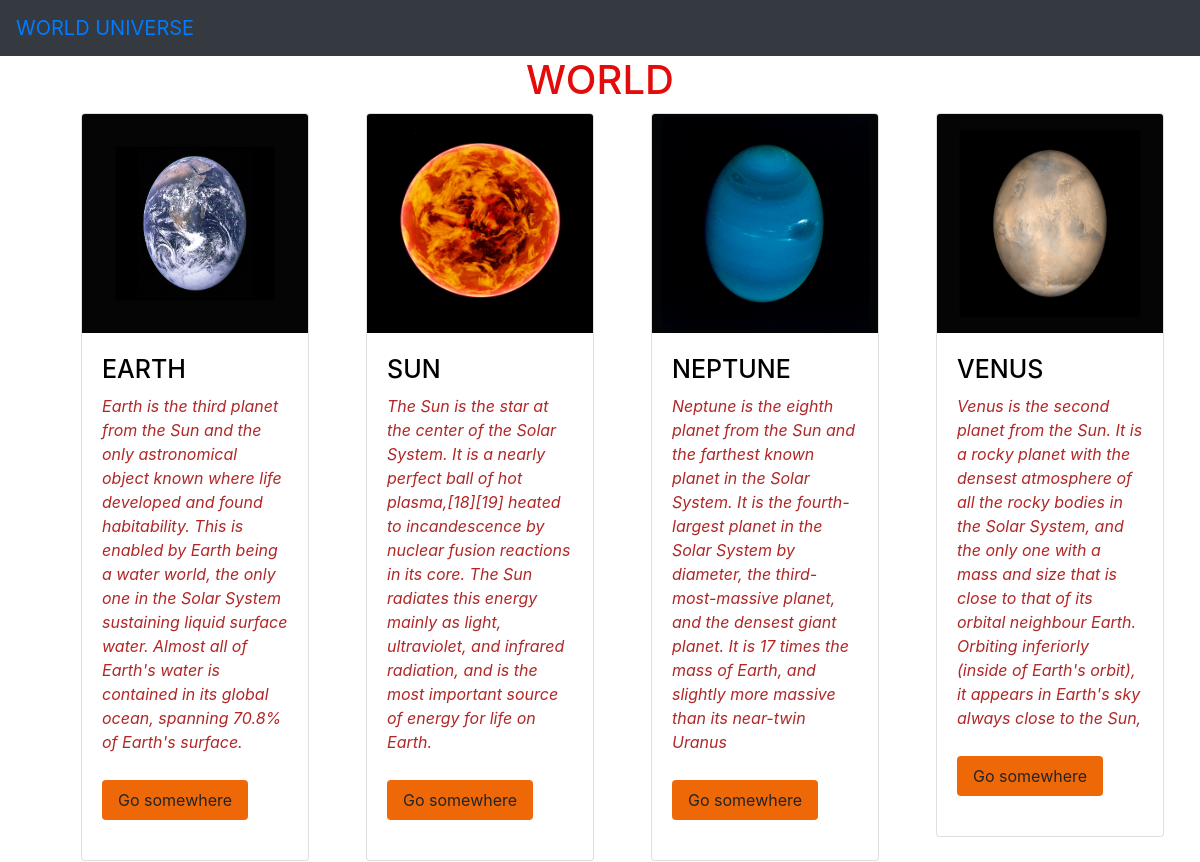
The page / on the database its author committed.
### myworld/models.py (models this page shows, shortened)
class world(models.Model):
    name=models.CharField(max_length=100)
    desc=models.TextField()
    year=models.IntegerField()
    img=models.ImageField(upload_to='gallery')

### myworld/views.py (the view)
# urls.py: path('',views.index,name="index"),
def index(request):
    obj = world.objects.all()
    return render(request, "home.html", {'result': obj})

### templates/home.html
{% extends 'base.html' %}
{% load static %}
{% block body %}
<h1 class="container"  >WORLD</h1>
<link rel="stylesheet" href="{% static 'style1.css' %}">
<div class="container">
    <div class="row">
        {% for i in result %}
        <div class="col-mid-3">
            <div class="card" >
                <img src="{{i.img.url}}"  class="card-img-top" alt=""  height="220">
                <div class="card-body">
                  <h5 class="card-title">{{i.name}}</h5>
                  <p class="card-text">{{i.desc}}</p>
                  <a href="{% url 'myworld:details' i.id %}" class="btn btn-warning">Go somewhere</a>
                </div>
              </div>
        </div>
        {% endfor %}
    </div>
</div>
{% endblock %}

### templates/base.html (shortened to what this page needs)
{% load static %}
<!DOCTYPE html>
<html>
<head>
    <link rel="stylesheet" href="https://cdn.jsdelivr.net/npm/bootstrap@4.6.2/dist/css/bootstrap.min.css">
    <link rel="stylesheet" href="{% static 'style.css' %}">
</head>
<body>
<nav class="navbar navbar-aqua bg-dark">
    <a class="navbar-brand" href="#">
     WORLD UNIVERSE
    </a>
  </nav>
  {% block body %}
  {% endblock %}
</body>
</html>

### static/style.css (style rules this page uses)
body { background-image: url("images/aperture-vintage-Z6EpCdMcoUU-unsplash.jpg"); background-repeat: no-repeat; background-size: cover; color: rgb(240, 245, 239); }
h1 { text-align: center; }

### static/style1.css (style rules this page uses)
body { background-image: url("images/aperture-vintage-Z6EpCdMcoUU-unsplash.jpg"); background-repeat: no-repeat; background-size: cover; }
h1.container { text-align: center; color: #e40b0b; }
.col-mid-3 { flex: 20%; padding: 1px; margin-left: 50px; margin-right: 5px; }
.card-img-top { width: 100%; padding-bottom: 1px; }
.card-body { padding: 20px; padding-bottom: 30px; margin-bottom: 10px; }
.card-title { font-size: 25px; margin-bottom: 10px; color: black; }
.card-text { font-style: italic; color: #b12727; }
.btn { display: inline-block; padding: 8px 16px; margin-top: 10px; border: none; border-radius: 4px; text-decoration: none; cursor: pointer; transition: background-color 0.3s ease; }
.btn-warning { background-color: #ee6808; }

### rows shown on the page
world: img (picture), name "EARTH", desc "Earth is the third planet from the Sun and the only astronomical object known where life developed and found habitability. This is enabled by Earth being a water world, the only one in the Solar System sustaining liquid surface water. Almost all of Earth's water is contained in its global ocean, spanning 70.8% of Earth's surface."
world: img (picture), name "SUN", desc "The Sun is the star at the center of the Solar System. It is a nearly perfect ball of hot plasma,[18][19] heated to incandescence by nuclear fusion reactions in its core. The Sun radiates this energy mainly as light, ultraviolet, and infrared radiation, and is the most important source of energy for life on Earth."
world: img (picture), name "NEPTUNE", desc "Neptune is the eighth planet from the Sun and the farthest known planet in the Solar System. It is the fourth-largest planet in the Solar System by diameter, the third-most-massive planet, and the densest giant planet. It is 17 times the mass of Earth, and slightly more massive than its near-twin Uranus"
world: img (picture), name "VENUS", desc "Venus is the second planet from the Sun. It is a rocky planet with the densest atmosphere of all the rocky bodies in the Solar System, and the only one with a mass and size that is close to that of its orbital neighbour Earth. Orbiting inferiorly (inside of Earth's orbit), it appears in Earth's sky always close to the Sun,"
